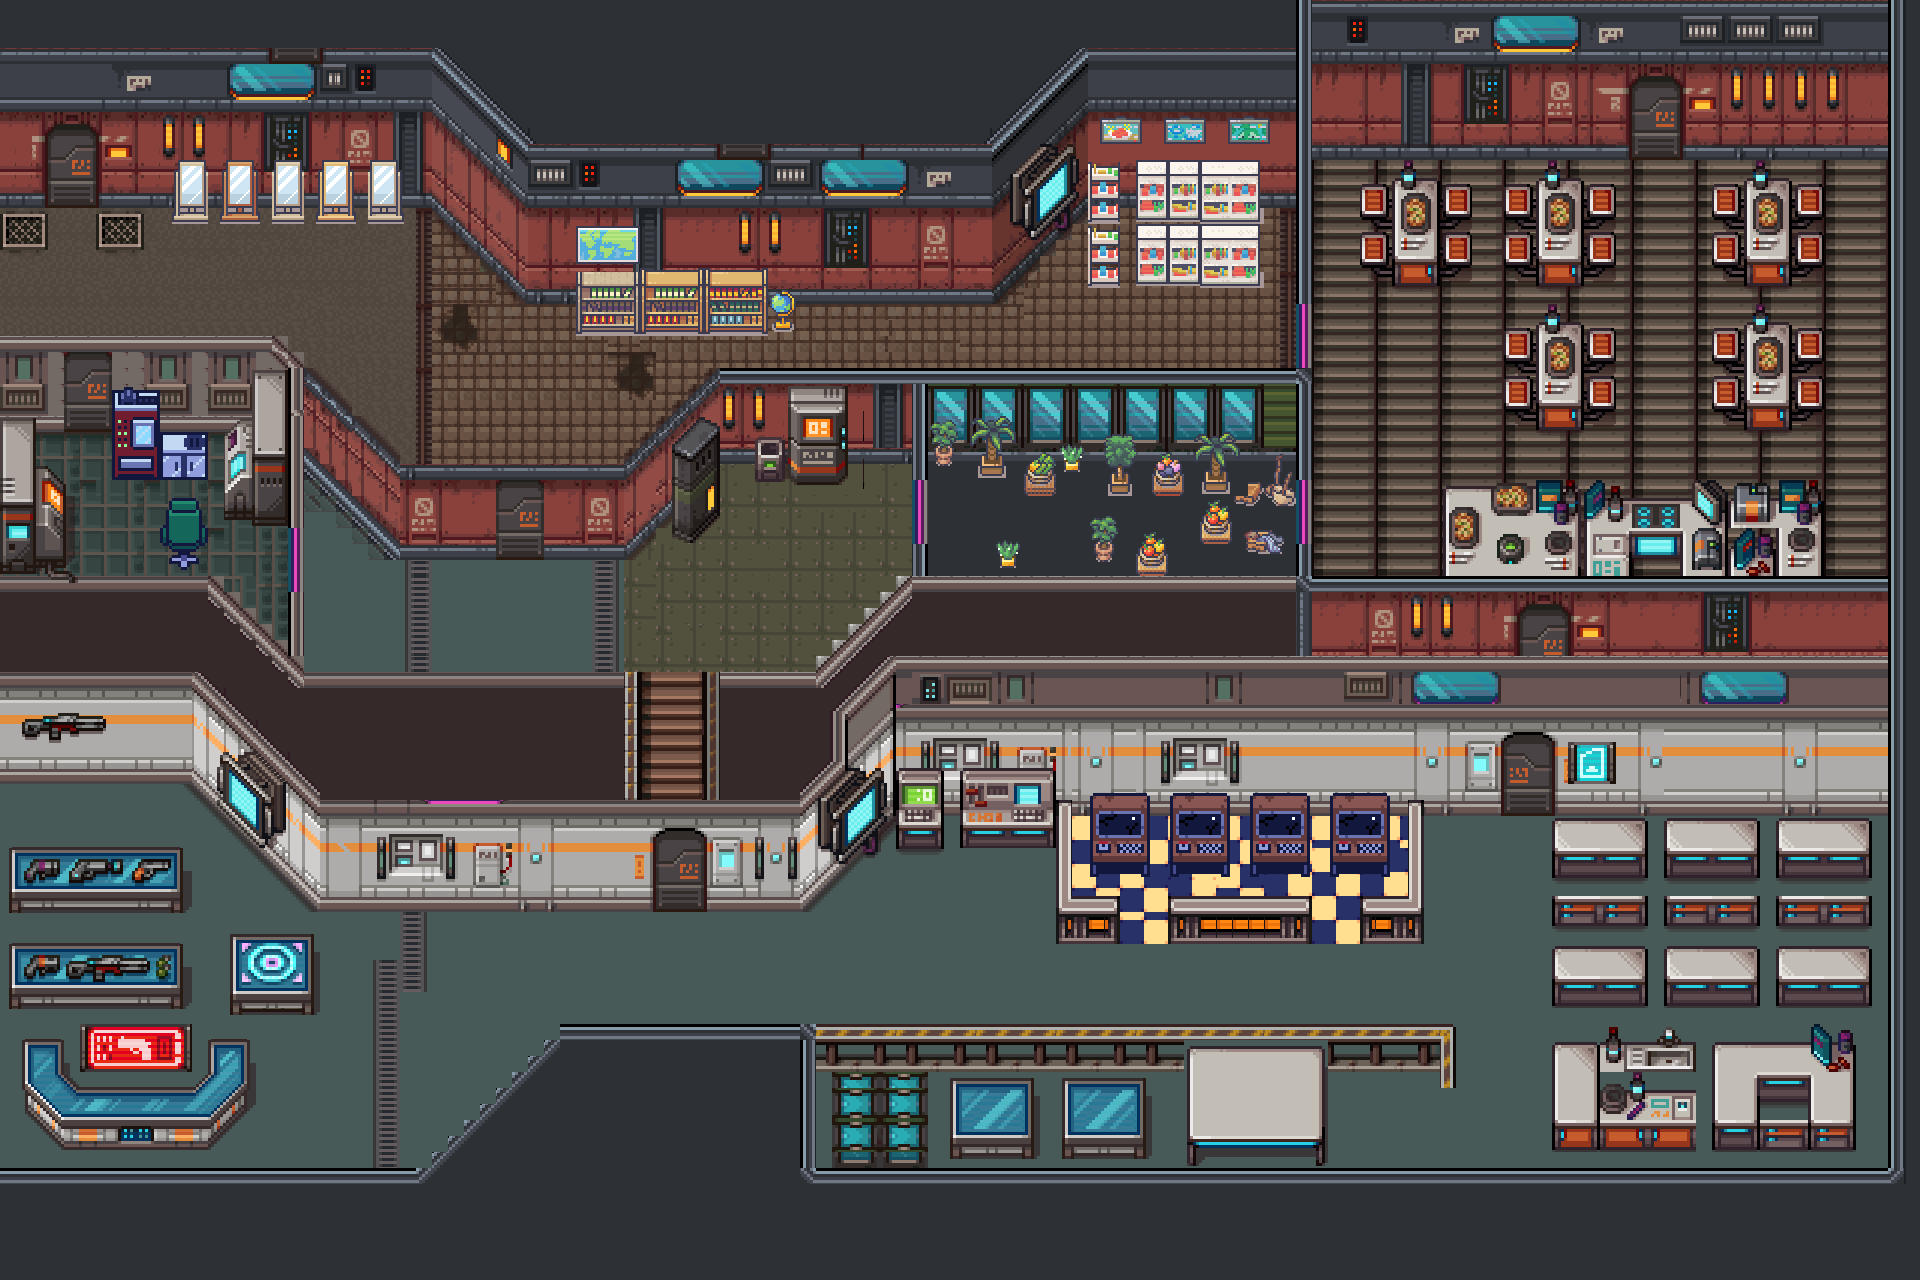

A level layout from a 2D game, rendered from its tile map. Below: a short description, then the map file with tile-grid data replaced by summaries:
An orthogonal 120x80 tile map with 16x16 px tiles, 2 tile layers (ground, item), 8 tilesets.

<map version="1.10" tiledversion="1.11.2" orientation="orthogonal" renderorder="right-down" width="120" height="80" tilewidth="16" tileheight="16" infinite="0" nextlayerid="6" nextobjectid="9">
 <tileset firstgid="1" source="Low-TownA5.tsx" />
 <tileset firstgid="1153" source="Mid-TownA5.tsx" />
 <tileset firstgid="2305" source="Low-TownD.tsx" />
 <tileset firstgid="4609" source="Low-TownC.tsx" />
 <tileset firstgid="6913" source="apartmentA5demo.tsx" />
 <tileset firstgid="8065" source="Interiors_free_32x32.tsx" />
 <tileset firstgid="13761" source="Mid-TownD.tsx" />
 <tileset firstgid="16065" source="Mid-2TownC.tsx" />
 <layer id="1" name="ground" width="120" height="80">
  <data>[9600 cells, 9600 non-empty, 970 distinct tile ids]</data>
 </layer>
 <layer id="2" name="item" width="120" height="80">
  <data>[9600 cells, 2381 non-empty, 1577 distinct tile ids]</data>
 </layer>
</map>
